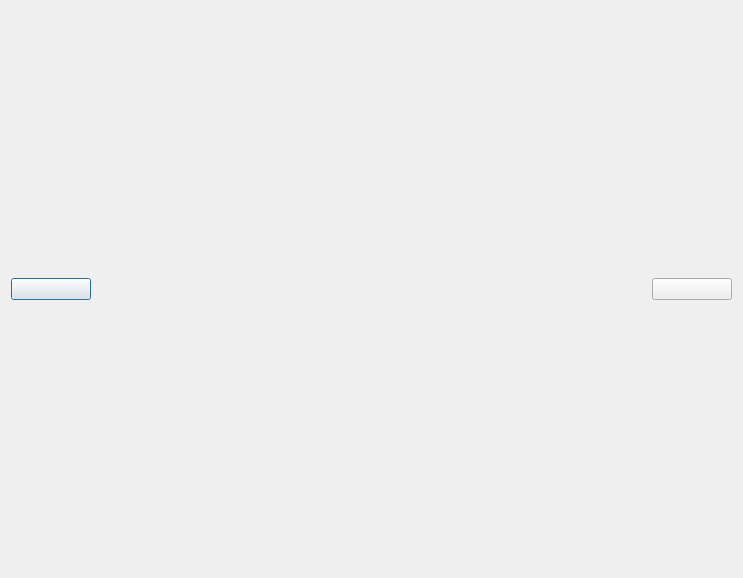
<?xml version="1.0" encoding="UTF-8"?>
<ui version="4.0">
 <class>PicShow</class>
 <widget class="QDialog" name="PicShow">
  <property name="geometry">
   <rect>
    <x>0</x>
    <y>0</y>
    <width>743</width>
    <height>578</height>
   </rect>
  </property>
  <property name="windowTitle">
   <string>Dialog</string>
  </property>
  <layout class="QHBoxLayout" name="horizontalLayout">
   <item>
    <layout class="QGridLayout" name="gridLayout">
     <item row="0" column="2">
      <spacer name="verticalSpacer">
       <property name="orientation">
        <enum>Qt::Vertical</enum>
       </property>
       <property name="sizeHint" stdset="0">
        <size>
         <width>20</width>
         <height>40</height>
        </size>
       </property>
      </spacer>
     </item>
     <item row="1" column="0">
      <widget class="QWidget" name="widget" native="true">
       <property name="minimumSize">
        <size>
         <width>80</width>
         <height>0</height>
        </size>
       </property>
       <property name="maximumSize">
        <size>
         <width>80</width>
         <height>16777215</height>
        </size>
       </property>
       <layout class="QVBoxLayout" name="verticalLayout_2">
        <property name="leftMargin">
         <number>0</number>
        </property>
        <property name="topMargin">
         <number>0</number>
        </property>
        <property name="rightMargin">
         <number>0</number>
        </property>
        <property name="bottomMargin">
         <number>0</number>
        </property>
        <item>
         <widget class="PicButton" name="previousBtn">
          <property name="text">
           <string/>
          </property>
         </widget>
        </item>
       </layout>
      </widget>
     </item>
     <item row="1" column="2">
      <widget class="QLabel" name="label">
       <property name="text">
        <string/>
       </property>
      </widget>
     </item>
     <item row="1" column="1">
      <spacer name="horizontalSpacer">
       <property name="orientation">
        <enum>Qt::Horizontal</enum>
       </property>
       <property name="sizeHint" stdset="0">
        <size>
         <width>40</width>
         <height>20</height>
        </size>
       </property>
      </spacer>
     </item>
     <item row="1" column="3">
      <spacer name="horizontalSpacer_2">
       <property name="orientation">
        <enum>Qt::Horizontal</enum>
       </property>
       <property name="sizeHint" stdset="0">
        <size>
         <width>40</width>
         <height>20</height>
        </size>
       </property>
      </spacer>
     </item>
     <item row="1" column="4">
      <widget class="QWidget" name="widget_2" native="true">
       <property name="minimumSize">
        <size>
         <width>80</width>
         <height>0</height>
        </size>
       </property>
       <property name="maximumSize">
        <size>
         <width>80</width>
         <height>16777215</height>
        </size>
       </property>
       <layout class="QVBoxLayout" name="verticalLayout">
        <property name="leftMargin">
         <number>0</number>
        </property>
        <property name="topMargin">
         <number>0</number>
        </property>
        <property name="rightMargin">
         <number>0</number>
        </property>
        <property name="bottomMargin">
         <number>0</number>
        </property>
        <item>
         <widget class="PicButton" name="nextBtn">
          <property name="text">
           <string/>
          </property>
         </widget>
        </item>
       </layout>
      </widget>
     </item>
     <item row="2" column="2">
      <spacer name="verticalSpacer_2">
       <property name="orientation">
        <enum>Qt::Vertical</enum>
       </property>
       <property name="sizeHint" stdset="0">
        <size>
         <width>20</width>
         <height>40</height>
        </size>
       </property>
      </spacer>
     </item>
    </layout>
   </item>
  </layout>
 </widget>
 <customwidgets>
  <customwidget>
   <class>PicButton</class>
   <extends>QPushButton</extends>
   <header location="global">picbutton.h</header>
  </customwidget>
 </customwidgets>
 <resources/>
 <connections/>
</ui>
